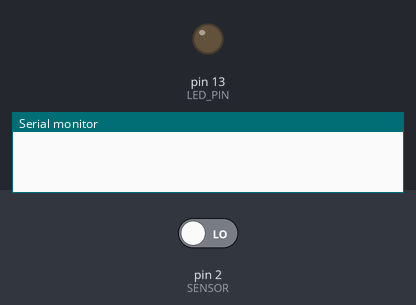
A sketch run on a simulated Arduino Uno, built with avr-gcc and run on an emulated ATmega328P. Parts: output pins drawn as LEDs (lit = HIGH), the last lines printed to the serial monitor. The test bench sets the inputs (shaded band); at power-on: pin 2 (SENSOR) LOW.

Above: at 1.2 s.
1.3 s: pin 2 (SENSOR) driven HIGH
At 2.0 s:
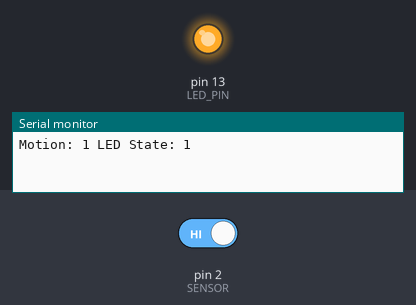
2.8 s: pin 2 (SENSOR) driven LOW
At 3.1 s:
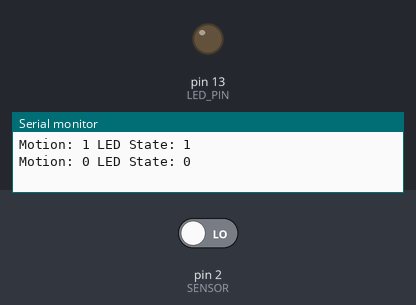
Timing chart, 0 to 5.8 s (numbered marks = the images above; inputs shaded):
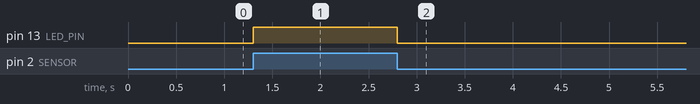

Measured:
- after the input at 1.3 s, pin 13 (LED_PIN): LOW → HIGH at once
- after the input at 2.8 s, pin 13 (LED_PIN): HIGH → LOW at once

The sketch:

Task1.2P.ino
```cpp
// Declaring pins used for I/O components
const int SENSOR = 2;
const int LED_PIN = 13;

//Variables for setting states
volatile int motionDetected = 0;
int ledState = LOW;

//Setting up pin modes and interrupts
void setup()
{
  //Setting modes for pins used for I/O components
  pinMode(SENSOR, INPUT);
  pinMode(LED_PIN, OUTPUT);
  //Setting interrupt detection
  attachInterrupt(digitalPinToInterrupt(2), pin_ISR, CHANGE);
  //Setting the baud rate
  Serial.begin(9600);
}

void loop()
{
}

void pin_ISR()
{
  //Detects motion and changes LED state
  motionDetected = digitalRead(SENSOR);
  ledState = !ledState;
  digitalWrite(LED_PIN, ledState);

  //Printing data to serial monitor
  Serial.print("Motion: ");
  Serial.print(motionDetected);
  Serial.print(" LED State: ");
  Serial.println(ledState);
}
```
